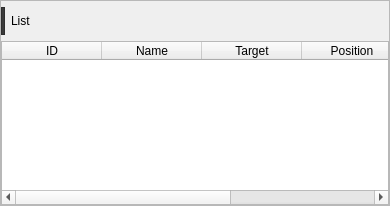
<?xml version="1.0" encoding="UTF-8"?>
<ui version="4.0">
 <class>TableControl</class>
 <widget class="QWidget" name="TableControl">
  <property name="geometry">
   <rect>
    <x>0</x>
    <y>0</y>
    <width>390</width>
    <height>206</height>
   </rect>
  </property>
  <property name="windowTitle">
   <string>Form</string>
  </property>
  <layout class="QVBoxLayout" name="verticalLayout">
   <property name="spacing">
    <number>0</number>
   </property>
   <property name="leftMargin">
    <number>0</number>
   </property>
   <property name="topMargin">
    <number>0</number>
   </property>
   <property name="rightMargin">
    <number>0</number>
   </property>
   <property name="bottomMargin">
    <number>0</number>
   </property>
   <item>
    <widget class="QFrame" name="frameTable">
     <property name="frameShape">
      <enum>QFrame::StyledPanel</enum>
     </property>
     <property name="frameShadow">
      <enum>QFrame::Raised</enum>
     </property>
     <layout class="QVBoxLayout" name="verticalLayout_2">
      <property name="spacing">
       <number>0</number>
      </property>
      <property name="leftMargin">
       <number>0</number>
      </property>
      <property name="topMargin">
       <number>0</number>
      </property>
      <property name="rightMargin">
       <number>0</number>
      </property>
      <property name="bottomMargin">
       <number>0</number>
      </property>
      <item>
       <widget class="QWidget" name="widgetHead" native="true">
        <property name="minimumSize">
         <size>
          <width>0</width>
          <height>40</height>
         </size>
        </property>
        <property name="maximumSize">
         <size>
          <width>16777215</width>
          <height>40</height>
         </size>
        </property>
        <layout class="QHBoxLayout" name="horizontalLayout">
         <property name="spacing">
          <number>6</number>
         </property>
         <property name="leftMargin">
          <number>0</number>
         </property>
         <property name="topMargin">
          <number>6</number>
         </property>
         <property name="rightMargin">
          <number>9</number>
         </property>
         <property name="bottomMargin">
          <number>6</number>
         </property>
         <item>
          <widget class="QFrame" name="frameTableLine">
           <property name="minimumSize">
            <size>
             <width>4</width>
             <height>0</height>
            </size>
           </property>
           <property name="maximumSize">
            <size>
             <width>4</width>
             <height>16777215</height>
            </size>
           </property>
           <property name="styleSheet">
            <string notr="true">background-color:#3B3B3B;</string>
           </property>
           <property name="frameShape">
            <enum>QFrame::StyledPanel</enum>
           </property>
           <property name="frameShadow">
            <enum>QFrame::Raised</enum>
           </property>
          </widget>
         </item>
         <item>
          <widget class="QLabel" name="labelTableText">
           <property name="text">
            <string>List</string>
           </property>
          </widget>
         </item>
        </layout>
       </widget>
      </item>
      <item>
       <widget class="QTableWidget" name="tableWidgetData">
        <property name="layoutDirection">
         <enum>Qt::LeftToRight</enum>
        </property>
        <column>
         <property name="text">
          <string>ID</string>
         </property>
        </column>
        <column>
         <property name="text">
          <string>Name</string>
         </property>
        </column>
        <column>
         <property name="text">
          <string>Target</string>
         </property>
        </column>
        <column>
         <property name="text">
          <string>Position</string>
         </property>
        </column>
        <column>
         <property name="text">
          <string/>
         </property>
        </column>
       </widget>
      </item>
     </layout>
    </widget>
   </item>
  </layout>
 </widget>
 <resources/>
 <connections/>
</ui>
